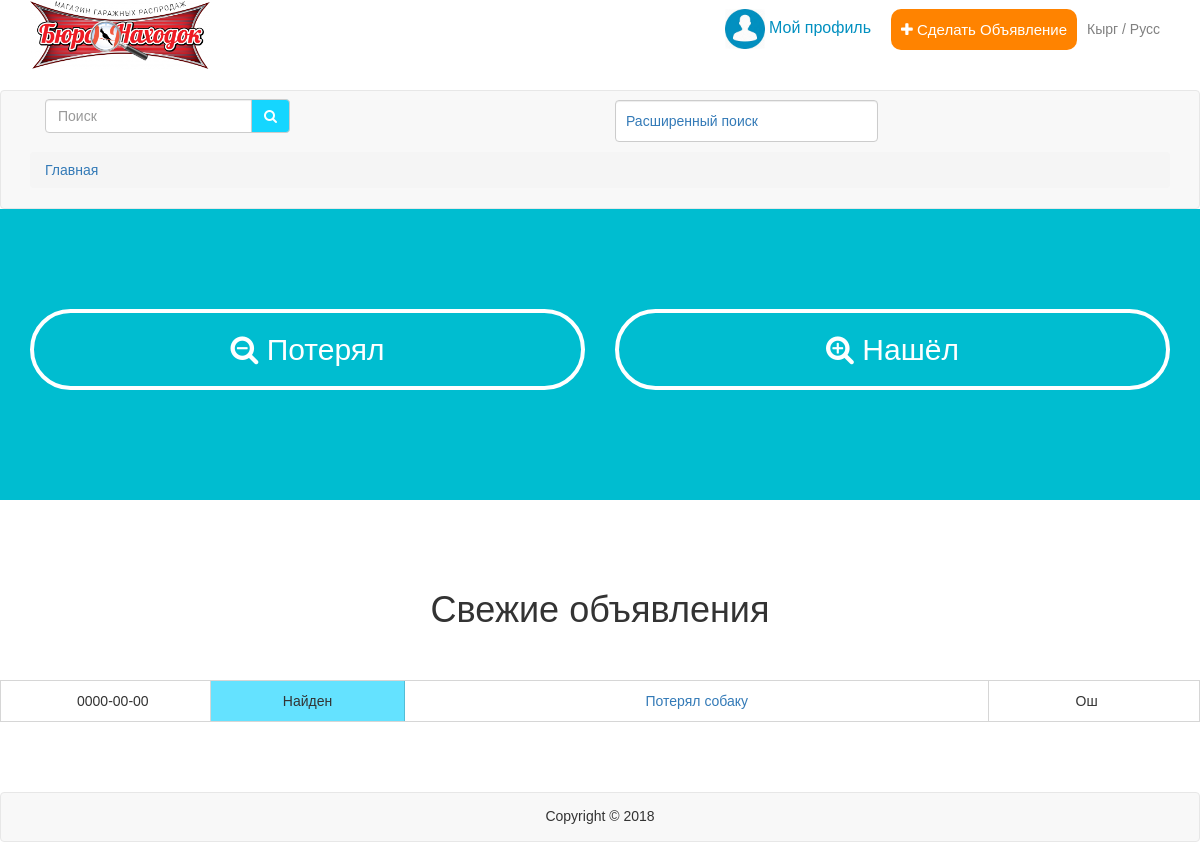
The page / on the database its author committed.
### tables this page shows
CREATE TABLE IF NOT EXISTS `ads` (
  `id` int(11) NOT NULL AUTO_INCREMENT,
  `data` date NOT NULL,
  `category` int(11) NOT NULL,
  `caption` varchar(250) NOT NULL,
  `city` varchar(250) NOT NULL,
  `nomer` varchar(250) NOT NULL,
  `des` varchar(250) NOT NULL,
  `id_category` int(11) NOT NULL,
  `picture` varchar(250) NOT NULL,
  `vip` int(11) NOT NULL,
  `id_user` int(11) NOT NULL,
  PRIMARY KEY (`id`)
);

CREATE TABLE IF NOT EXISTS `category_tip` (
  `id` int(11) NOT NULL AUTO_INCREMENT,
  `name` varchar(250) NOT NULL,
  PRIMARY KEY (`id`)
);

CREATE TABLE IF NOT EXISTS `region` (
  `id` int(11) NOT NULL AUTO_INCREMENT,
  `name` varchar(250) NOT NULL,
  `tip` int(11) NOT NULL,
  PRIMARY KEY (`id`)
);

### index.php (the view, shortened to what this page needs)
<?php
$connection = mysqli_connect("localhost", "root", "", "buronahodok");
mysqli_set_charset($connection,'utf8');
?>
<!DOCTYPE html>
<html>
<head>
  <link  href="css/bootstrap.css" rel="stylesheet">
  <link rel="stylesheet" type="text/css" href="css/style.css">
  <link rel="stylesheet" type="text/css" href="css/font-awesome.min.css">
  <link rel="stylesheet" href="css/animate.css">
</head>
<body>
  <header class="header">
  <nav class="navbar">
    <div class="container">
    <div class="navbar-header">
      <span><img class="logo" src="img/logo.png"></span>
    </div>
    <div class="navbar-form navbar-right">
    <?php
      if(isset($_SESSION['login'])) {
    ?>
    <div class="user_1 btn-group">
      <div class="user" data-toggle="dropdown"><img class="account_icon" src="img/acc.jpg"> <? echo $_SESSION['login'] ?>
      <span class="caret"></span>
      </div>
  <ul class="dropdown-menu">
    <li><a href="myprofile.php">Мой профиль</a></li>
    <li><a href="myadd.php">Мои объявления</a></li>
    <li class="divider"></li>
    <li><a href="#" onclick="exit()" id="ex">Выйти</a></li>
  </ul>
      <a <? if (isset($_SESSION['login'])) { echo 'href="ad.php"';} else{echo 'href="chek_in.php"';} ?>>
        <div class="ad">
          <p><i class="fa fa-plus"></i> Сделать Объявление</p>
        </div>
      </a>
      <div class="language">
        Кырг / Русс
      </div>
    <?
    }
    else {
      ?>
      <a href="chek_in.php"><div class="user"><img class="account_icon" src="img/acc.jpg"> Мой профиль</div></a>
      <a <? if (isset($_SESSION['login'])) { echo 'href="ad.php"';} else{echo 'href="chek_in.php"';} ?>>
        <div class="ad">
          <p><i class="fa fa-plus"></i> Сделать Объявление</p>
        </div>
      </a>
      <div class="language">
        Кырг / Русс
      </div>
    <?
    }
    ?>
    </div>
  </nav>
</header>
<section class="section1">
  <nav class="navbar navbar-default m">
    <div class="container">
      <div class="row">
      <div class="col-md-6 col-sm-6 col-xs-12">
         <form class="navbar-form" action="search.php" method="POST">
            <div class="input-group">
              <input type="text" class="form-control" placeholder="Поиск" name="search">
              <div class="input-group-btn">
                <button class="btn btn-default" type="submit" name="seke"><i class="fa fa-search"></i></button>
              </div>
            </div>
          </form>
        </div>
          <div class="col-md-3 col-sm-4 col-xs-12 bot">
            <div class="poisk"><a data-toggle="collapse" href="#collapseTwo">Расширенный поиск</a></div>
          </div>
      </div>
    </div>
    <div class="container">
        <ol class="breadcrumb">
      <li><a href="index.php">Главная</a></li>
  </ol>
</div>
  </nav>
</section>
<main class="main">
  <div class="container">
    <div class="row">
      <div class="col-lg-6 col-md-6 col-sm-6 col-xs-6 plus center plus wow fadeInLeft">
        <div id="lost" class="find">
          <h2><i class="fa fa-search-minus"></i> Потерял</h2>
        </div>
      </div>
      <div class="col-lg-6 col-md-6 col-sm-6 col-xs-6 center plus wow fadeInRight">
        <div id="find" class="find">
          <h2><i class="fa fa-search-plus"></i> Нашёл</h2>
        </div>
      </div>
    </div>
  </div>
</main>
<div class="result">
<section class="content">
  <div class="container">
    <div class="row">
                                <h1 class="center zag">Свежие объявления</h1>
<div class="col-md-12 col-sm-12 col-xs-12">
<div class="row">
 <?php
    $result1 = mysqli_query($connection, "SELECT * FROM ads INNER JOIN categories ON ads.id_category=categories.id INNER JOIN category_tip ON ads.category=category_tip.id INNER JOIN region ON ads.city=region.id ORDER BY ads.vip DESC, ads.id DESC");
     while ($row1 =mysqli_fetch_row($result1)) {
      ?>
      <div class="row rt">
      <ul class="col-xs-12 wow fadeInUp glav center <? if($row1[9] == 1) echo 'vip'; ?>">
          <li class="col-xs-2 data"><? echo $row1[1]; ?></li>
          <li class="col-xs-2 <? if($row1[2] == 1) echo 'back'; else echo 'back2'?>"><? echo $row1[15]; ?></li>
          <li class="col-xs-6 caption"><a data-toggle="collapse" href="#collapseInfo<?php echo $row1[0] ?>"><? echo $row1[3]; ?></a></li>
          <li class="col-xs-2 city"><? echo $row1[17]; ?></li>
      </ul>
      </div>
      <div id="collapseInfo<?php echo $row1[0] ?>" class="collapse">
      <div class="row pod <? if($row1[2] == 1) echo 'b1'; else echo 'b2' ?>">
    <?php
     $result = mysqli_query($connection, "SELECT * FROM ads INNER JOIN region ON ads.city=region.id WHERE ads.id=".$row1[0]);
          while ($row =mysqli_fetch_row($result)) {
        ?>
        <div><h2><? echo $row[3]; ?></h2></div>
        <hr>
<div class="col-xs-12">
      <div class="col-md-6 col-sm-6 col-xs-12">
      <ul class="info">
          <li class="row">
            <div class="col-md-5 col-sm-6 col-xs-12"><label>Город:</label></div>
            <div class="col-md-7 col-sm-6 col-xs-12"><label><? echo $row[12]; ?></label></div>
          </li>
          <li class="row">
            <div class="col-md-5 col-sm-6 col-xs-12"><label>Дата:</label></div>
            <div class="col-md-7 col-sm-6 col-xs-12"><label><? echo $row[1]; ?></label></div>
          </li>
          <li class="row">
            <div class="col-md-5 col-sm-6 col-xs-12"><label>Номер:</label></div>
            <div class="col-md-7 col-sm-6 col-xs-12"><label><? echo $row[5]; ?></label></div>
          </li>
          <li class="row">
            <div class="col-md-5 col-sm-6 col-xs-12"><label>Описание:</label></div>
            <div class="col-md-7 col-sm-6 col-xs-12"><label><? echo $row[6]; ?></label></div>
          </li>
          <li class="row">
            <div class="col-md-5 col-sm-6 col-xs-12"><label>Эл.почта:</label></div>
          <?
             $result3 = mysqli_query($connection, "SELECT * FROM users WHERE id=".$row[10]);
              $row3 =mysqli_fetch_row($result3);
          ?>
            <div class="col-md-7 col-sm-6 col-xs-12"><label><? echo $row3[4]; ?></label></div>
          </li>
          <li class="row">
            <div class="col-md-5 col-sm-6 col-xs-12"><label></label></div>
            <div class="col-md-7 col-sm-6 col-xs-12"><label><a href="">Написать личгое сообщение</a></label></div>
          </li>
        </ul>
        </div>
        <div class="col-md-6 col-sm-6 col-xs-12 bot">
          <img src="img/<? echo $row[8]; ?>">
        </div>
</div>
      </div>
      </div>
<?
}}
?>
  </div>
</div>
    </div>
  </div>
</section>
</div>
<footer class="footer">
  <div class="navbar navbar-default">
    <div class="container">
      <div class="row">
        <div class="center"><p>Copyright © 2018</p></div>
      </div>
    </div>
  </div>
</footer>
</body>
</html>

### css/style.css (style rules this page uses)
* { box-sizing: border-box; }
body { font-size: 14px; font-family: Arial, sans-serif; }
img { width: 100% }
ul { padding: 0; margin: 0; }
.bot { margin-bottom: 10px }
.logo { width: 180px }
ul { list-style: none; padding: 0; margin: 0 }
.user { font-size: 16px; color: #0290c0; float: left; margin-right: 20px }
.input-group-btn:last-child > .btn { background-color: #15d6ff; color: #fff; }
.account_icon { width: 40px; }
.ad { float: left; padding: 10px; background-color: #ff8300; border-radius: 10px; font-size: 15px; }
.ad p { margin: 0; padding: 0; color: #fff }
.language { color: grey; padding: 10px; float: left; }
.poisk { display: block; width: 100%; padding: 10px; font-size: 14px; line-height: 1.42857143; color: #555; margin-top: 9px; background-color: #fff; background-image: none; border: 1px solid #ccc; border-radius: 4px; -webkit-box-shadow: inset 0 1px 1px rgba(0, 0, 0, .075); box-shadow: inset 0 1px 1px rgba(0, 0, 0, .075); -webkit-transition: border-color ease-in-out .15s, -webkit-box-shadow ease-in-out .15s; -o-transition: border-color ease-in-out .15s, box-shadow ease-in-out .15s; transition: border-color ease-in-out .15s, box-shadow ease-in-out .15s; }
.glav { border: 1px solid rgba(0,0,0,0.16); border-bottom: none; position: relative; }
.rt ul:last-child { border-bottom: 1px solid rgba(0,0,0,0.16); }
.center li { border-right:1px solid rgba(0,0,0,0.16); padding: 10px 5px }
.back { background-color: #64e2ff }
.center li:last-child { border-right: none; }
.center { text-align: center; }
.main { background-color: #00bdd0; padding: 100px 0; }
.main h2 { margin: 0; }
.main .find { width: 100%; padding: 20px; border-radius: 50px; border: 4px solid #fff; background-color: transparent; transition: 1s; color: #fff; cursor: pointer; }
.main .plus { margin-bottom: 10px }
.m { margin-bottom: 0px; }
.content { background-color: #fff; padding: 70px 0; }
.zag { margin-bottom: 50px }
.footer p { margin-top: 13px }
.navbar-default .navbar-form { border: none; }

### rows shown on the page
ads: data "0000-00-00", category_tip.name "Найден", caption "Потерял собаку", region.name "Ош"
